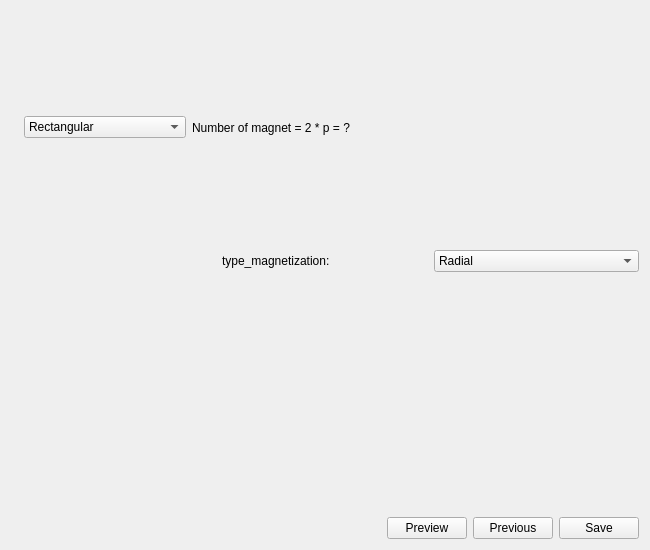
<?xml version="1.0" encoding="UTF-8"?>
<ui version="4.0">
 <class>SMagnet</class>
 <widget class="QWidget" name="SMagnet">
  <property name="geometry">
   <rect>
    <x>0</x>
    <y>0</y>
    <width>650</width>
    <height>550</height>
   </rect>
  </property>
  <property name="minimumSize">
   <size>
    <width>650</width>
    <height>550</height>
   </size>
  </property>
  <property name="windowTitle">
   <string>Form</string>
  </property>
  <layout class="QVBoxLayout" name="main_layout">
   <item>
    <layout class="QHBoxLayout" name="horizontalLayout_3">
     <item>
      <widget class="HelpButton" name="b_help">
       <property name="text">
        <string/>
       </property>
       <property name="pixmap">
        <pixmap resource="../../../Resources/pyleecan.qrc">:/images/images/icon/help_16.png</pixmap>
       </property>
      </widget>
     </item>
     <item>
      <widget class="QComboBox" name="c_type">
       <property name="minimumSize">
        <size>
         <width>100</width>
         <height>0</height>
        </size>
       </property>
       <property name="autoFillBackground">
        <bool>false</bool>
       </property>
       <item>
        <property name="text">
         <string>Rectangular</string>
        </property>
       </item>
       <item>
        <property name="text">
         <string>Polar</string>
        </property>
       </item>
       <item>
        <property name="text">
         <string>Flat bottom, polar top</string>
        </property>
       </item>
       <item>
        <property name="text">
         <string>Flat bottom, curved top</string>
        </property>
       </item>
       <item>
        <property name="text">
         <string>Polar bottom, curved top</string>
        </property>
       </item>
      </widget>
     </item>
     <item>
      <widget class="QLabel" name="out_Nmag">
       <property name="text">
        <string>Number of magnet = 2 * p = ?</string>
       </property>
      </widget>
     </item>
     <item>
      <spacer name="horizontalSpacer_3">
       <property name="orientation">
        <enum>Qt::Horizontal</enum>
       </property>
       <property name="sizeHint" stdset="0">
        <size>
         <width>40</width>
         <height>20</height>
        </size>
       </property>
      </spacer>
     </item>
    </layout>
   </item>
   <item>
    <layout class="QHBoxLayout" name="horizontalLayout">
     <item>
      <widget class="WMatSelect" name="w_mat" native="true"/>
     </item>
     <item>
      <widget class="QLabel" name="in_type_magnetization">
       <property name="text">
        <string>type_magnetization:</string>
       </property>
      </widget>
     </item>
     <item>
      <widget class="QComboBox" name="c_type_magnetization">
       <item>
        <property name="text">
         <string>Radial</string>
        </property>
       </item>
       <item>
        <property name="text">
         <string>Parallel</string>
        </property>
       </item>
       <item>
        <property name="text">
         <string>HallBach</string>
        </property>
       </item>
      </widget>
     </item>
    </layout>
   </item>
   <item>
    <widget class="QWidget" name="w_mag" native="true"/>
   </item>
   <item>
    <layout class="QHBoxLayout" name="horizontalLayout_2">
     <item>
      <spacer name="horizontalSpacer">
       <property name="orientation">
        <enum>Qt::Horizontal</enum>
       </property>
       <property name="sizeHint" stdset="0">
        <size>
         <width>40</width>
         <height>20</height>
        </size>
       </property>
      </spacer>
     </item>
     <item>
      <widget class="QPushButton" name="b_plot">
       <property name="text">
        <string>Preview</string>
       </property>
      </widget>
     </item>
     <item>
      <widget class="QPushButton" name="b_previous">
       <property name="text">
        <string>Previous</string>
       </property>
      </widget>
     </item>
     <item>
      <widget class="QPushButton" name="b_next">
       <property name="enabled">
        <bool>true</bool>
       </property>
       <property name="text">
        <string>Save</string>
       </property>
      </widget>
     </item>
    </layout>
   </item>
  </layout>
 </widget>
 <customwidgets>
  <customwidget>
   <class>WMatSelect</class>
   <extends>QWidget</extends>
   <header>pyleecan.GUI.Dialog.DMatLib.WMatSelect.WMatSelect.h</header>
   <container>1</container>
  </customwidget>
  <customwidget>
   <class>HelpButton</class>
   <extends>QLabel</extends>
   <header>pyleecan/GUI/Tools/HelpButton.h</header>
  </customwidget>
 </customwidgets>
 <tabstops>
  <tabstop>c_type</tabstop>
 </tabstops>
 <resources>
  <include location="../../../Resources/pyleecan.qrc"/>
  <include location="../../../Resources/pyleecan.qrc"/>
 </resources>
 <connections/>
</ui>
